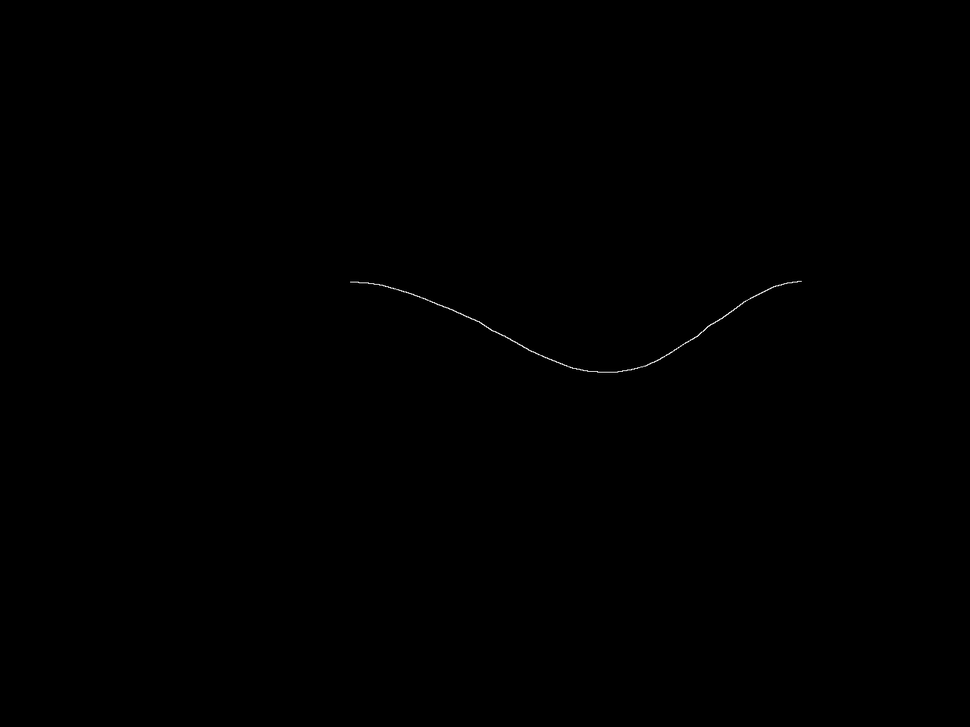
//> input picture ThreadVision_DiscreteRods/stereo_test/stereo_test1-0.tif, 970 x 727 px, shrunk from 1280 x 960 before the run
$ ./testCanny ../ThreadVision_DiscreteRods/stereo_test/stereo_test1-0.tif   (built with g++ and OpenCV 4)
//> lines starting //> are read from the running program, lines starting //| are printed output that depends on the picture; after the words box and inside, x2 and y2 are one past the last pixel; in counts of white or black regions, pixels touching at a corner belong together
### vision/CannyOrient.h
#include <opencv/cv.h>
#include <opencv/highgui.h>
#include <opencv/cxcore.h>
#include <stdio.h>

using namespace cv;

class CannyOrient
{
public:
    CannyOrient(float width_, float edge_sigma_, float blur_sigma_);
    void filter(const Mat& src, Mat& cannyMat, Mat& cannyAngs,
                    double thresh1, double thresh2);

private:

  #define NUM_ORIENTATIONS 6
	#define ORIENTATION_THRESH1 CV_PI/8
	#define ORIENTATION_THRESH2 3*CV_PI/8
	#define ORIENTATION_THRESH3 5*CV_PI/8
	#define ORIENTATION_THRESH4 7*CV_PI/8
  double orientations_Degrees [NUM_ORIENTATIONS];
  double orientations [NUM_ORIENTATIONS];

  //vector<vector<Mat> > oriented_filters;
  Mat oriented_filters [2][NUM_ORIENTATIONS];
  float width, edge_sigma, blur_sigma;

  void rotate_filter(const Mat& filter_src, Mat& filter_rotated, double theta); //Rotates filter using bilinear interpolation
	void CannyFollow( int r, int c, float low_thresh, float* mag, unsigned char* dst, const int ofs[][2], int rows, int cols ); //for hystersis

};

### vision/CannyOrient.cpp
#include "CannyOrient.h"

#include <opencv/cv.h>
#include <opencv/highgui.h>
#include <opencv/cxcore.h>

#include <iostream>
#include <stack>

using namespace cv;
using namespace std;


CannyOrient::CannyOrient(float width_, float edge_sigma_, float blur_sigma_)
{
  width = width_;
  edge_sigma = edge_sigma_;
  blur_sigma = blur_sigma_;


  // Parameters
  int scale = 1;
  int length = 4;

  //orientations_Degrees = new double [6];
  orientations_Degrees[0] = 0.0;
  orientations_Degrees[1] = 30.0;
  orientations_Degrees[2] = 60.0;
  orientations_Degrees[3] = 90.0;
  orientations_Degrees[4] = 120.0;
  orientations_Degrees[5] = 150.0;
  //orientations = new double [6];

  float mus[2] = {-width, width};
  float signs[2] = {1.0, -1.0};

  int numPoints = 2*(length+1)*scale + 1;
  float pointsForGaussians [numPoints];
  for (int i=0; i < numPoints; i++)
  {
    pointsForGaussians[i] = ((float)i)/(float)scale - (float)(length+1);
  }


  //find orientations in radians
  for (int i = 0; i < NUM_ORIENTATIONS; i++)
  {
    orientations[i] = ((float)orientations_Degrees[i])*CV_PI / 180.0;
  }

  //setup gaussian blur kernel
  Mat blur_kernel = Mat(1,numPoints,CV_32FC1);
  for (int i = 0; i < blur_kernel.cols; i++)
  {
    blur_kernel.at<float>(0,i) = exp(-pow(pointsForGaussians[i],2) / (2.0*pow(blur_sigma,2)));
  }

  //setup edge kernel
  Mat edge_kernels[2];
  edge_kernels[0] = Mat(numPoints,1,CV_32FC1);
  edge_kernels[1] = Mat(numPoints,1,CV_32FC1);

  for (int dir = 0; dir <= 1; dir++)
  {
    for (int i = 0; i < edge_kernels[0].rows; i++)
    {
      edge_kernels[dir].at<float>(i,0) =
        signs[dir]*exp(-pow(mus[dir]-pointsForGaussians[i],2) / (2.0*pow(edge_sigma,2))) * (mus[dir]-pointsForGaussians[i]);
    }
  }

  //setup the edge filters
  Mat edge_filters[2];
  edge_filters[0] = Mat(numPoints, numPoints,CV_32FC1);
  edge_filters[1] = Mat(numPoints, numPoints,CV_32FC1);

  for (int dir = 0; dir <= 1; dir++)
  {
    edge_filters[dir] = edge_kernels[dir]*blur_kernel;
  }


  //create oriented filters
  //First, create the larger filters, from which we will extract everything but the border
  Mat oriented_filters_temp [2][NUM_ORIENTATIONS];

  for (int dir=0; dir <= 1; dir++)
  {
    for (int orientation = 0; orientation < NUM_ORIENTATIONS; orientation++)
    {
      oriented_filters_temp[dir][orientation] = Mat(edge_filters[dir].size(),edge_filters[dir].type());
      rotate_filter(edge_filters[dir], oriented_filters_temp[dir][orientation], orientations[orientation]);
    }
  }

  //because we want to discard the border completely, don't just get submatrix
  //Copy data to a new matrix

  for (int dir=0; dir <= 1; dir++)
  {
    for (int orientation = 0; orientation < NUM_ORIENTATIONS; orientation++)
    {
      oriented_filters[dir][orientation] = Mat(edge_filters[dir].rows-2,edge_filters[dir].cols-2,edge_filters[dir].type());
      for (int r=0; r < edge_filters[dir].rows-2; r++)
      {
        for (int c=0; c < edge_filters[dir].cols-2; c++)
        {
          oriented_filters[dir][orientation].at<float>(r,c) = oriented_filters_temp[dir][orientation].at<float>(r+1,c+1);
        }
      }
    }
  }


// [15 lines of commented-out code are left out]
}

void CannyOrient::rotate_filter(const Mat &filter_src, Mat &filter_rotated, double theta)
{
  if (theta == 0)
  {
    filter_rotated = Mat(filter_src);
    return;
  }

  CvMat filter_src_cvmat = filter_src;
  CvMat filter_rotated_cvmat = filter_rotated;

  CvMat* R = cvCreateMat(2,3,CV_32FC1);
  cvmSet(R,0,0,cos(theta));
  cvmSet(R,0,1,-sin(theta));
  cvmSet(R,0,2,(filter_src.cols-1.0)/2.0);
  cvmSet(R,1,0,sin(theta));
  cvmSet(R,1,1,cos(theta));
  cvmSet(R,1,2,(filter_src.rows-1.0)/2.0);

  cvGetQuadrangleSubPix(&filter_src_cvmat, &filter_rotated_cvmat, R);
}


void CannyOrient::CannyFollow( int r, int c, float low_thresh, float* mag, unsigned char* dst, const int ofs[][2], int rows, int cols )
{

  stack<int> threadPoints;
  threadPoints.push(r*cols+c);

  int maxVal = rows*cols;

  while (!threadPoints.empty())
  {
    int next = threadPoints.top();
    threadPoints.pop();
    dst[next] = (unsigned char)255;

    int c = next % cols;
    int r = next / cols;

    for(int i = 0; i < 8; i++ )
    {
      int c1 = c + ofs[i][0];
      int r1 = r + ofs[i][1];
      int nextCheck = r1*cols+c1;
      if ((unsigned)nextCheck < maxVal && mag[nextCheck] > low_thresh && !dst[nextCheck])
      {
        threadPoints.push(nextCheck);
      }
    }


  }

}


//Filtering function. Assumes src and cannyMat are both CV_8UC1, and cannyAngs is CV_32FC1
void CannyOrient::filter(const Mat &src, Mat &cannyMat, Mat &cannyAngs,
    double thresh1, double thresh2)
{

  float low_thresh = (float)MIN(thresh1, thresh2);
  float high_thresh = (float)MAX(thresh1, thresh2);
  Point anchor = Point(oriented_filters[0][0].rows/2, oriented_filters[0][0].cols/2);
  Mat convolved_imgs [2][NUM_ORIENTATIONS];
  int dir, orientation, r, rInd, c, i;

  //Convolve images with filters
  Mat toConv(src.size(),CV_32FC1);
  src.convertTo(toConv, CV_32FC1);

  for ( dir=0; dir <= 1; dir++)
  {
    for ( orientation = 0; orientation < NUM_ORIENTATIONS; orientation++)
    {
      convolved_imgs[dir][orientation] = Mat(src.size(),CV_32FC1);

      filter2D(toConv,convolved_imgs[dir][orientation], convolved_imgs[dir][orientation].depth(), oriented_filters[dir][orientation], anchor);

    }
  }


  //define filter response to be the max(product of filter responses, 0)
  Mat filter_response [NUM_ORIENTATIONS];
  for ( i=0; i < NUM_ORIENTATIONS; i++)
  {
    filter_response[i] = Mat(src.size(), CV_32FC1);
    max(convolved_imgs[0][i].mul(convolved_imgs[1][i]),0.001,filter_response[i]);
  }

  //set the magnitude to be the maximum of these responses
  Mat mag = Mat(filter_response[0]);
  float* mag_array = (float*) mag.data;
  int max_response_ind [mag.rows*mag.cols];
  memset(max_response_ind, 0, mag.rows*mag.cols*sizeof(int));
  for (orientation = 1; orientation < NUM_ORIENTATIONS; orientation++)
  {
    float* filter_response_array = (float*) filter_response[orientation].data;
    for ( i = 0; i < mag.rows*mag.cols; i++)
    {
      if (filter_response_array[i] > mag_array[i])
      {
        mag_array[i] = filter_response_array[i];
        max_response_ind[i] = orientation;
      }
    }
  }


  Scalar mean_scalar = mean(mag);
  //std::cout << "mean: " << mean_scalar.val[0] << std::endl;
  mag = mag/mean_scalar.val[0];


  //set the angle to be a weighted sum of the max response angle, and it's nearby angles
  double orientations_interp [NUM_ORIENTATIONS + 2];
  //orientations_interp[0] = orientations[0] - (orientations[1] - orientations[0]);
  orientations_interp[0] = 2*orientations[0] - orientations[1];
  //orientations_interp[NUM_ORIENTATIONS + 1] = orientations[NUM_ORIENTATIONS-1]  + (orientations[NUM_ORIENTATIONS-1] - orientations[NUM_ORIENTATIONS-2]);
  orientations_interp[NUM_ORIENTATIONS + 1] = 2*orientations[NUM_ORIENTATIONS-1] - orientations[NUM_ORIENTATIONS-2];

  for ( i = 0; i < NUM_ORIENTATIONS; i++)
  {
    orientations_interp[i+1] = orientations[i];
  }

  float* cannyAngs_array = (float*) cannyAngs.data;
  for ( r = 0; r < mag.rows; r++)
  {
    rInd = r*mag.cols;
    for ( c = 0; c < mag.cols; c++)
    {
      //indices indicating max response}

    int max_response = max_response_ind[c+r*mag.cols];

    float point_max = filter_response[max_response].at<float>(r,c);
    float point_L = filter_response[ (max_response-1)%NUM_ORIENTATIONS].at<float>(r,c);
    float point_R = filter_response[ (max_response+1)%NUM_ORIENTATIONS].at<float>(r,c);

    float norm = point_max + point_L + point_R;
    cannyAngs_array[rInd+c] = (point_max*orientations_interp[max_response+1]
        + point_L*orientations_interp[max_response]
        + point_R*orientations_interp[max_response+2]
        )  / norm;
    }
  }


  // nonmaxima suppression
 // float max_mag = 0.0;
  for( r = 0; r < mag.rows; r++ )
  {
    rInd = r*mag.cols;
    for(  c = 0; c < mag.cols; c++ )
    {
      float magnitude = mag_array[rInd + c];

     // max_mag = max(max_mag, magnitude);

      if( magnitude <= low_thresh )
        continue;

      int r1 = 0, r2 = 0, c1 = 0, c2 = 0;
      float angle = cannyAngs_array[rInd + c];
      float magnitude1 = 0.0, magnitude2 = 0.0;


      if( angle < ORIENTATION_THRESH1)
      {
        c1 = c2 = c; r1 = r + 1; r2 = r - 1;
      }
      else if( angle < ORIENTATION_THRESH2)
      {
        r1 = r + 1; r2 = r - 1; c1 = c + 1; c2 = c - 1;
      }
      else if( angle < ORIENTATION_THRESH3)
      {
        r1 = r2 = r; c1 = c + 1; c2 = c - 1;
      }
      else
      {
        r1 = r + 1; r2 = r - 1; c1 = c - 1; c2 = c + 1;
      }

      if( (unsigned)r1 < (unsigned)mag.rows && (unsigned)c1 < (unsigned)mag.cols )
      {
        magnitude1 = mag_array[r1*mag.cols + c1];
      }

      if( (unsigned)r2 < (unsigned)mag.rows && (unsigned)c2 < (unsigned)mag.cols )
      {
        magnitude2 = mag_array[r2*mag.cols + c2];
      }

      if( magnitude >= magnitude1 && magnitude >= magnitude2)
        ;
      else
      {
        mag_array[rInd + c] = 0.0;
      }
    }
  }

 // [8 lines of commented-out code are left out]
unsigned char* cannyMat_array = (unsigned char*)cannyMat.data;
memset(cannyMat_array, 0, cannyMat.rows*cannyMat.cols*sizeof(unsigned char));
const int ofs[][2] = {{1,0},{1,-1},{0,-1},{-1,-1},{-1,0},{-1,1},{0,1},{1,1}};
for( r = 0; r < mag.rows; r++ )
{
  rInd = r*mag.cols;
  for( c = 0; c < mag.cols; c++ )
  {
    if( mag_array[rInd+c] > high_thresh && !cannyMat_array[rInd+c] )
    {
      CannyFollow( r, c, low_thresh, mag_array, cannyMat_array, ofs, mag.rows, mag.cols );
    }
  }
}


// [10 lines of commented-out code are left out]

}

### vision/testCanny.cpp
#include "CannyOrient.h"

#include <iostream>
#include <time.h>


using namespace std;


int main(int argc, char** argv)
{
  if (argc < 2) {
    cerr << "Usage: testCanny <image_name>" << endl;
    return 1;
  }

  char imagePath[256];
  sprintf(imagePath, "captures/%s", argv[1]);

  cvNamedWindow( "Original Image", CV_WINDOW_AUTOSIZE);
  IplImage* origImage = cvLoadImage(imagePath,0);
//> origImage is the input picture: 727 rows x 970 cols, CV_8UC1; min 0, max 255, mean 0.2
  IplImage* cannyImage = cvCreateImage( cvGetSize(origImage),origImage->depth, 1);
	std::cout << "depth: " << origImage->depth << std::endl;
//| depth: 8
  Mat origMat(origImage);
  Mat cannyMat(cannyImage);
  Mat cannyAngs = Mat(origMat.size(), CV_32FC1);

  std::cout << "Looking for image in relative path: " << imagePath << std::endl;

  cvShowImage("Original Image", origImage);
  //cvCanny(origImage, cannyImage, 10, 100, 3);


  std::cout << "Press q button to exit" <<std::endl;

  clock_t time1 = clock();
  CannyOrient* canny = new CannyOrient(1.7, 0.8, 1.5);
  clock_t time2 = clock();
  canny->filter(origMat, cannyMat, cannyAngs, 100.0, 850.0);
//> after the loop in filter, `for (orientation = 1; orientation < NUM_ORIENTATIONS; orientation++)`:
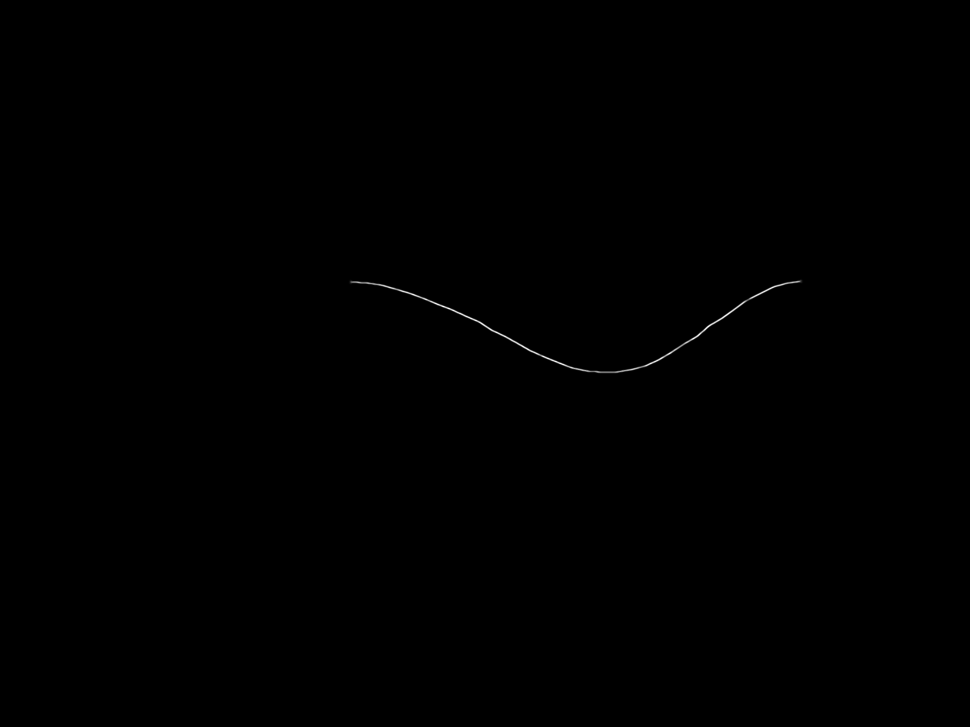
//> mag: 727 rows x 970 cols, CV_32FC1; min 0.001, max 50297.2, mean 43.9; drawn with min black and max white
//> in filter, `Scalar mean_scalar = mean(mag);`: mean_scalar = Scalar(43.94)
//> after the loop in filter, `for ( r = 0; r < mag.rows; r++)`:
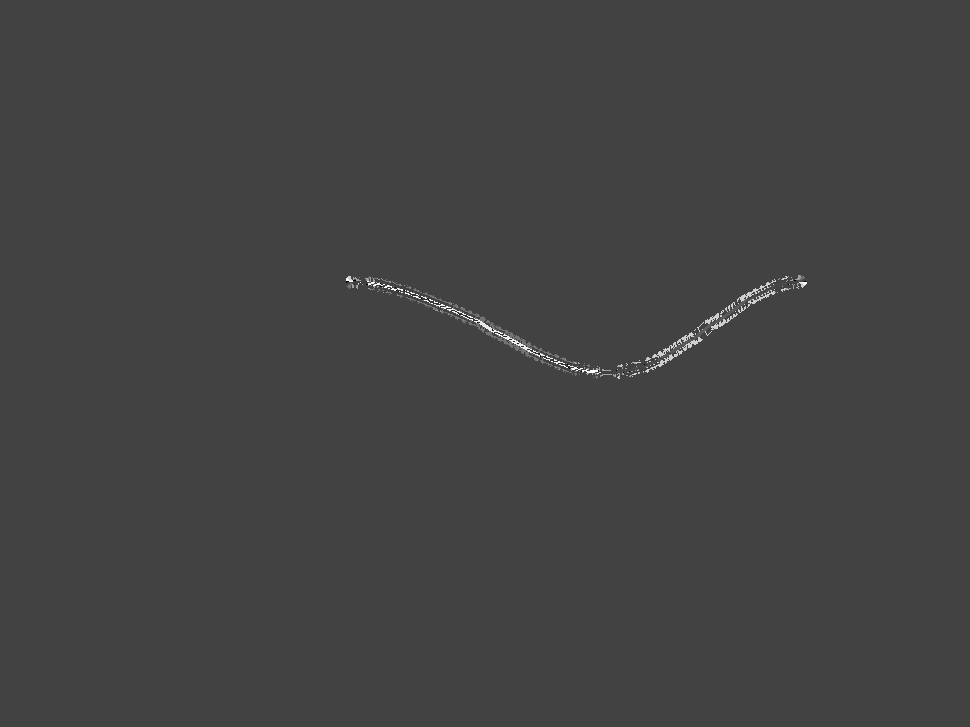
//> cannyAngs: 727 rows x 970 cols, CV_32FC1; min -0.262, max 2.63, mean 0.494; drawn with min black and max white
//> after the loop in filter, `for( r = 0; r < mag.rows; r++ )`:
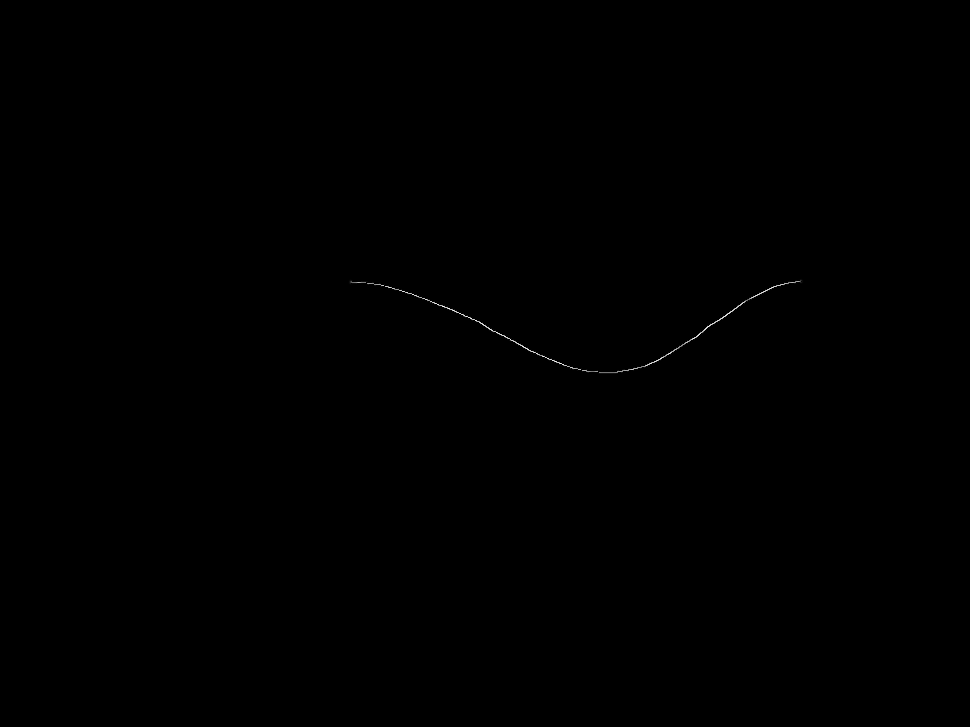
//> mag: 727 rows x 970 cols, CV_32FC1; min 0, max 1144.6, mean 0.7; drawn with min black and max white
//> after the loop in filter, `for( r = 0; r < mag.rows; r++ )`:
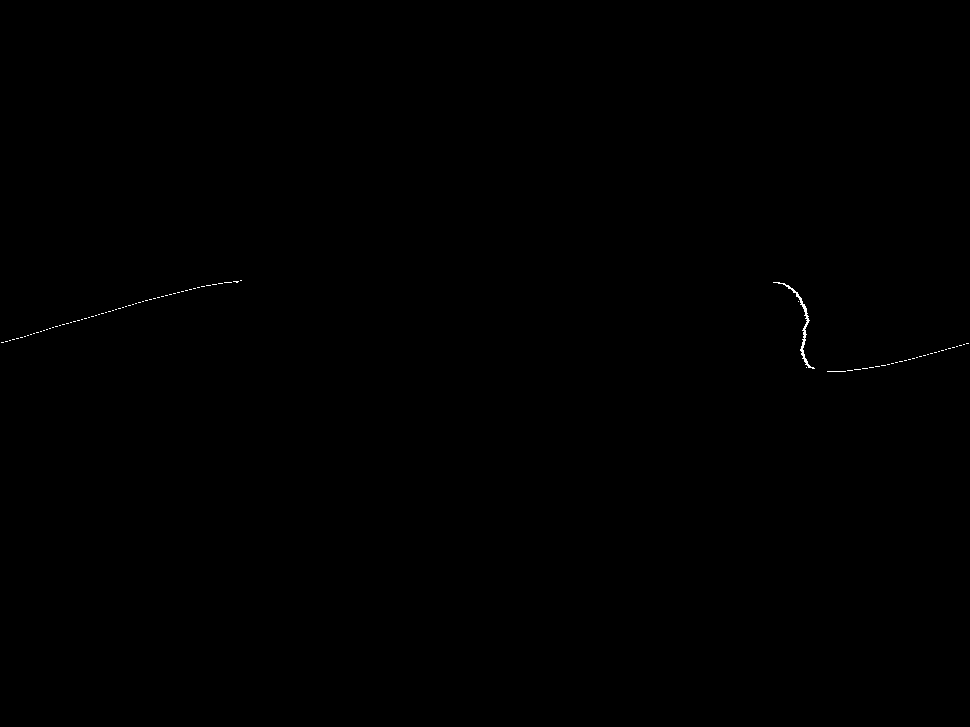
//> cannyMat: 727 rows x 970 cols, CV_8UC1; 0.08% white in thin lines or dots, all inside (x1, y1, x2, y2) = (1, 280, 969, 372)
  clock_t time3 = clock();

  int diff1 = (time2-time1)/(CLOCKS_PER_SEC / 1000);
  int diff2 = (time3-time1)/(CLOCKS_PER_SEC / 1000);

  printf("Time to make filters: %d   Filter Time: %d  \n", diff1, diff2);
  //IplImage cannyImage = cannyMat;

  cvNamedWindow("Canny Image" );
  cvShowImage("Canny Image", cannyImage);

  uchar* data = (uchar *)cannyImage->imageData;

  // [6 lines of commented-out code are left out]


  while(1)
  {
    char c = cvWaitKey(10);
//> the 'q' key is pressed
    if (c == 'q') {
       break;
    }
  }

  return 1;


}
